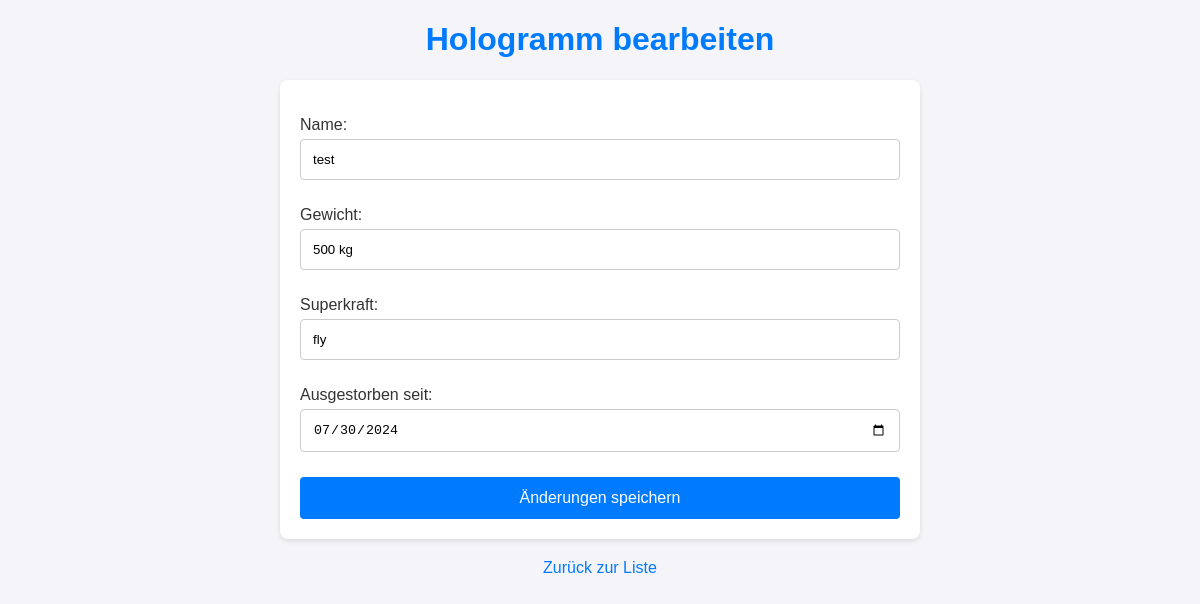
The page /zoo/edit/16/ on the database as committed earlier.
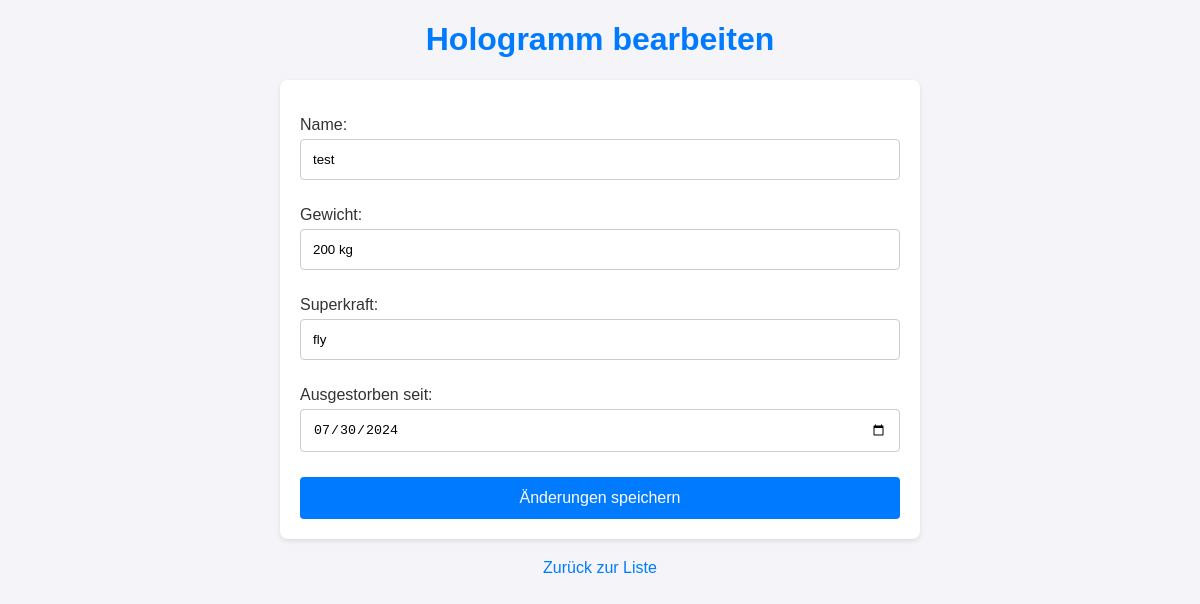
The same page on the database as committed later.
### zoo/models.py (models this page shows, shortened)
class Hologram(models.Model):
    name = models.CharField(max_length=100)
    gewicht = models.CharField(max_length=100)
    superkraft = models.CharField(max_length=100)
    ausgestorben_seit = models.DateField(null=True, blank=True)

### zoo/views.py (the view)
# urls.py: path('edit/<int:id>/', views.edit_hologram, name='edit_hologram'),
def edit_hologram(request, id):
    hologram = get_object_or_404(Hologram, id=id)
    if request.method == 'POST':
        form = HologramForm(request.POST, instance=hologram)
        if form.is_valid():
            hologram = form.save()
            messages.success(request, f'Die Änderungen im "{hologram.name}" wurden erfolgreich gespeichert.')
            return redirect('index')
    else:
        form = HologramForm(instance=hologram)
    return render(request, 'edit_hologram.html', {'form': form})

### zoo/forms.py
class HologramForm(forms.ModelForm):
    ausgestorben_seit = forms.DateField(widget=forms.DateInput(attrs={'type': 'date'}))
    class Meta:
        model = Hologram
        fields = ['name', 'gewicht', 'superkraft', 'ausgestorben_seit']

### zoo/templates/edit_hologram.html (shortened to what this page needs)
<!DOCTYPE html>
<html lang="de">
<head>
</head>
<body>
    <h1>Hologramm bearbeiten</h1>
    <form method="post">
        {{ form.as_p }}
        <button type="submit">Änderungen speichern</button>
    </form>
    <a href="{% url 'index' %}" class="back-link">Zurück zur Liste</a>
</body>
</html>

Rows that differ between the two databases and show on the page:
changed Hologram "test": gewicht "500 kg" → "200 kg"
